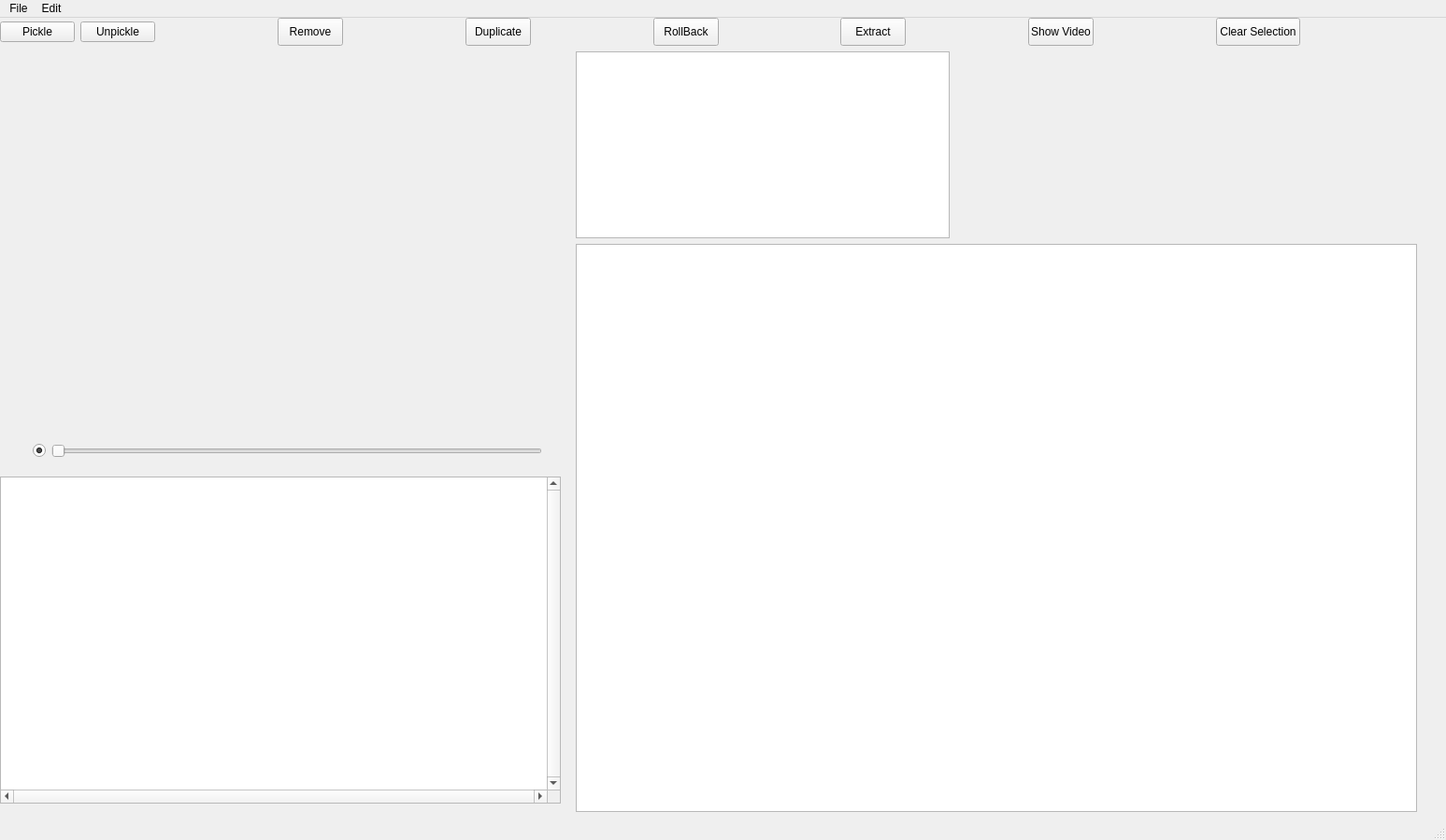
<?xml version="1.0" encoding="UTF-8"?>
<ui version="4.0">
 <author>Thibault Lépine</author>
 <class>MainWindow</class>
 <widget class="QMainWindow" name="MainWindow">
  <property name="windowModality">
   <enum>Qt::NonModal</enum>
  </property>
  <property name="geometry">
   <rect>
    <x>0</x>
    <y>0</y>
    <width>1547</width>
    <height>899</height>
   </rect>
  </property>
  <property name="sizePolicy">
   <sizepolicy hsizetype="Fixed" vsizetype="Minimum">
    <horstretch>0</horstretch>
    <verstretch>0</verstretch>
   </sizepolicy>
  </property>
  <property name="minimumSize">
   <size>
    <width>1547</width>
    <height>899</height>
   </size>
  </property>
  <property name="maximumSize">
   <size>
    <width>1547</width>
    <height>899</height>
   </size>
  </property>
  <property name="windowTitle">
   <string>Thib Imave Smoother V0.2</string>
  </property>
  <property name="autoFillBackground">
   <bool>false</bool>
  </property>
  <property name="animated">
   <bool>false</bool>
  </property>
  <widget class="QWidget" name="MyWindows">
   <property name="enabled">
    <bool>true</bool>
   </property>
   <property name="sizePolicy">
    <sizepolicy hsizetype="Maximum" vsizetype="Maximum">
     <horstretch>0</horstretch>
     <verstretch>0</verstretch>
    </sizepolicy>
   </property>
   <property name="minimumSize">
    <size>
     <width>1547</width>
     <height>858</height>
    </size>
   </property>
   <property name="maximumSize">
    <size>
     <width>1547</width>
     <height>858</height>
    </size>
   </property>
   <property name="baseSize">
    <size>
     <width>1818</width>
     <height>890</height>
    </size>
   </property>
   <widget class="QWidget" name="layoutWidget">
    <property name="geometry">
     <rect>
      <x>0</x>
      <y>0</y>
      <width>1516</width>
      <height>850</height>
     </rect>
    </property>
    <layout class="QVBoxLayout" name="verticalLayout_3">
     <item>
      <layout class="QHBoxLayout" name="toolBar">
       <item>
        <widget class="QPushButton" name="PicklePushButton">
         <property name="text">
          <string>Pickle</string>
         </property>
        </widget>
       </item>
       <item>
        <widget class="QPushButton" name="UnpicklePushButton">
         <property name="text">
          <string>Unpickle</string>
         </property>
        </widget>
       </item>
       <item>
        <spacer name="horizontalSpacer_7">
         <property name="orientation">
          <enum>Qt::Horizontal</enum>
         </property>
         <property name="sizeHint" stdset="0">
          <size>
           <width>40</width>
           <height>20</height>
          </size>
         </property>
        </spacer>
       </item>
       <item>
        <widget class="QPushButton" name="RemovePushButton">
         <property name="sizePolicy">
          <sizepolicy hsizetype="Fixed" vsizetype="Fixed">
           <horstretch>0</horstretch>
           <verstretch>0</verstretch>
          </sizepolicy>
         </property>
         <property name="minimumSize">
          <size>
           <width>70</width>
           <height>30</height>
          </size>
         </property>
         <property name="maximumSize">
          <size>
           <width>70</width>
           <height>30</height>
          </size>
         </property>
         <property name="text">
          <string>Remove</string>
         </property>
        </widget>
       </item>
       <item>
        <spacer name="horizontalSpacer_6">
         <property name="orientation">
          <enum>Qt::Horizontal</enum>
         </property>
         <property name="sizeHint" stdset="0">
          <size>
           <width>40</width>
           <height>20</height>
          </size>
         </property>
        </spacer>
       </item>
       <item>
        <widget class="QPushButton" name="DuplicatePushButton">
         <property name="sizePolicy">
          <sizepolicy hsizetype="Fixed" vsizetype="Fixed">
           <horstretch>0</horstretch>
           <verstretch>0</verstretch>
          </sizepolicy>
         </property>
         <property name="minimumSize">
          <size>
           <width>70</width>
           <height>30</height>
          </size>
         </property>
         <property name="maximumSize">
          <size>
           <width>70</width>
           <height>30</height>
          </size>
         </property>
         <property name="text">
          <string>Duplicate</string>
         </property>
        </widget>
       </item>
       <item>
        <spacer name="horizontalSpacer_5">
         <property name="orientation">
          <enum>Qt::Horizontal</enum>
         </property>
         <property name="sizeHint" stdset="0">
          <size>
           <width>40</width>
           <height>20</height>
          </size>
         </property>
        </spacer>
       </item>
       <item>
        <widget class="QPushButton" name="RollbackPushButton">
         <property name="sizePolicy">
          <sizepolicy hsizetype="Fixed" vsizetype="Fixed">
           <horstretch>0</horstretch>
           <verstretch>0</verstretch>
          </sizepolicy>
         </property>
         <property name="minimumSize">
          <size>
           <width>70</width>
           <height>30</height>
          </size>
         </property>
         <property name="maximumSize">
          <size>
           <width>70</width>
           <height>30</height>
          </size>
         </property>
         <property name="text">
          <string>RollBack</string>
         </property>
        </widget>
       </item>
       <item>
        <spacer name="horizontalSpacer_4">
         <property name="orientation">
          <enum>Qt::Horizontal</enum>
         </property>
         <property name="sizeHint" stdset="0">
          <size>
           <width>40</width>
           <height>20</height>
          </size>
         </property>
        </spacer>
       </item>
       <item>
        <widget class="QPushButton" name="ExtractPushButton">
         <property name="sizePolicy">
          <sizepolicy hsizetype="Fixed" vsizetype="Fixed">
           <horstretch>0</horstretch>
           <verstretch>0</verstretch>
          </sizepolicy>
         </property>
         <property name="minimumSize">
          <size>
           <width>70</width>
           <height>30</height>
          </size>
         </property>
         <property name="maximumSize">
          <size>
           <width>70</width>
           <height>30</height>
          </size>
         </property>
         <property name="text">
          <string>Extract</string>
         </property>
        </widget>
       </item>
       <item>
        <spacer name="horizontalSpacer_3">
         <property name="orientation">
          <enum>Qt::Horizontal</enum>
         </property>
         <property name="sizeHint" stdset="0">
          <size>
           <width>40</width>
           <height>20</height>
          </size>
         </property>
        </spacer>
       </item>
       <item>
        <widget class="QPushButton" name="showvideoButton">
         <property name="minimumSize">
          <size>
           <width>70</width>
           <height>30</height>
          </size>
         </property>
         <property name="maximumSize">
          <size>
           <width>70</width>
           <height>30</height>
          </size>
         </property>
         <property name="text">
          <string>Show Video</string>
         </property>
        </widget>
       </item>
       <item>
        <spacer name="horizontalSpacer_2">
         <property name="orientation">
          <enum>Qt::Horizontal</enum>
         </property>
         <property name="sizeHint" stdset="0">
          <size>
           <width>40</width>
           <height>20</height>
          </size>
         </property>
        </spacer>
       </item>
       <item>
        <widget class="QPushButton" name="ClearSelectionPushButton">
         <property name="sizePolicy">
          <sizepolicy hsizetype="Fixed" vsizetype="Fixed">
           <horstretch>0</horstretch>
           <verstretch>0</verstretch>
          </sizepolicy>
         </property>
         <property name="minimumSize">
          <size>
           <width>90</width>
           <height>30</height>
          </size>
         </property>
         <property name="maximumSize">
          <size>
           <width>90</width>
           <height>30</height>
          </size>
         </property>
         <property name="text">
          <string>Clear Selection</string>
         </property>
        </widget>
       </item>
       <item>
        <spacer name="horizontalSpacer_8">
         <property name="orientation">
          <enum>Qt::Horizontal</enum>
         </property>
         <property name="sizeHint" stdset="0">
          <size>
           <width>40</width>
           <height>20</height>
          </size>
         </property>
        </spacer>
       </item>
      </layout>
     </item>
     <item>
      <layout class="QHBoxLayout" name="horizontalLayout">
       <item>
        <layout class="QVBoxLayout" name="verticalLayout">
         <property name="sizeConstraint">
          <enum>QLayout::SetMinimumSize</enum>
         </property>
         <item>
          <layout class="QVBoxLayout" name="imageGraphSlider">
           <property name="sizeConstraint">
            <enum>QLayout::SetMinimumSize</enum>
           </property>
           <item>
            <widget class="QWidget" name="matplotlibwidget" native="true">
             <property name="enabled">
              <bool>true</bool>
             </property>
             <property name="sizePolicy">
              <sizepolicy hsizetype="Fixed" vsizetype="Fixed">
               <horstretch>0</horstretch>
               <verstretch>0</verstretch>
              </sizepolicy>
             </property>
             <property name="minimumSize">
              <size>
               <width>600</width>
               <height>400</height>
              </size>
             </property>
             <property name="maximumSize">
              <size>
               <width>600</width>
               <height>400</height>
              </size>
             </property>
             <property name="baseSize">
              <size>
               <width>600</width>
               <height>400</height>
              </size>
             </property>
            </widget>
           </item>
           <item>
            <layout class="QHBoxLayout" name="sliderlayout">
             <property name="sizeConstraint">
              <enum>QLayout::SetMinimumSize</enum>
             </property>
             <item>
              <spacer name="horizontalSpacer_9">
               <property name="orientation">
                <enum>Qt::Horizontal</enum>
               </property>
               <property name="sizeHint" stdset="0">
                <size>
                 <width>20</width>
                 <height>20</height>
                </size>
               </property>
              </spacer>
             </item>
             <item>
              <widget class="QRadioButton" name="ShowImageRadioButton">
               <property name="minimumSize">
                <size>
                 <width>10</width>
                 <height>20</height>
                </size>
               </property>
               <property name="maximumSize">
                <size>
                 <width>20</width>
                 <height>20</height>
                </size>
               </property>
               <property name="text">
                <string/>
               </property>
               <property name="checked">
                <bool>true</bool>
               </property>
              </widget>
             </item>
             <item>
              <widget class="QSlider" name="picture_slider">
               <property name="sizePolicy">
                <sizepolicy hsizetype="Fixed" vsizetype="Fixed">
                 <horstretch>0</horstretch>
                 <verstretch>0</verstretch>
                </sizepolicy>
               </property>
               <property name="minimumSize">
                <size>
                 <width>525</width>
                 <height>25</height>
                </size>
               </property>
               <property name="toolTip">
                <string>&lt;html&gt;&lt;head/&gt;&lt;body&gt;&lt;p&gt;move cursor to select the image in sequence that you want to work with&lt;/p&gt;&lt;/body&gt;&lt;/html&gt;</string>
               </property>
               <property name="orientation">
                <enum>Qt::Horizontal</enum>
               </property>
              </widget>
             </item>
             <item>
              <spacer name="horizontalSpacer">
               <property name="orientation">
                <enum>Qt::Horizontal</enum>
               </property>
               <property name="sizeType">
                <enum>QSizePolicy::Fixed</enum>
               </property>
               <property name="sizeHint" stdset="0">
                <size>
                 <width>30</width>
                 <height>20</height>
                </size>
               </property>
              </spacer>
             </item>
            </layout>
           </item>
          </layout>
         </item>
         <item>
          <widget class="QTreeView" name="treeView">
           <property name="minimumSize">
            <size>
             <width>600</width>
             <height>350</height>
            </size>
           </property>
           <property name="maximumSize">
            <size>
             <width>600</width>
             <height>350</height>
            </size>
           </property>
           <property name="baseSize">
            <size>
             <width>600</width>
             <height>400</height>
            </size>
           </property>
           <property name="verticalScrollBarPolicy">
            <enum>Qt::ScrollBarAlwaysOn</enum>
           </property>
           <property name="horizontalScrollBarPolicy">
            <enum>Qt::ScrollBarAlwaysOn</enum>
           </property>
           <property name="sizeAdjustPolicy">
            <enum>QAbstractScrollArea::AdjustToContents</enum>
           </property>
           <property name="rootIsDecorated">
            <bool>true</bool>
           </property>
           <property name="sortingEnabled">
            <bool>false</bool>
           </property>
          </widget>
         </item>
        </layout>
       </item>
       <item>
        <layout class="QVBoxLayout" name="verticalLayout_2">
         <item>
          <widget class="QListView" name="listView">
           <property name="minimumSize">
            <size>
             <width>400</width>
             <height>200</height>
            </size>
           </property>
           <property name="maximumSize">
            <size>
             <width>400</width>
             <height>200</height>
            </size>
           </property>
           <property name="font">
            <font>
             <pointsize>14</pointsize>
             <weight>75</weight>
             <bold>true</bold>
            </font>
           </property>
          </widget>
         </item>
         <item>
          <widget class="QTableView" name="tableView">
           <property name="enabled">
            <bool>true</bool>
           </property>
           <property name="sizePolicy">
            <sizepolicy hsizetype="Maximum" vsizetype="Maximum">
             <horstretch>1</horstretch>
             <verstretch>1</verstretch>
            </sizepolicy>
           </property>
           <property name="minimumSize">
            <size>
             <width>900</width>
             <height>600</height>
            </size>
           </property>
           <property name="maximumSize">
            <size>
             <width>900</width>
             <height>1000</height>
            </size>
           </property>
           <property name="font">
            <font>
             <pointsize>10</pointsize>
            </font>
           </property>
           <property name="sizeAdjustPolicy">
            <enum>QAbstractScrollArea::AdjustToContents</enum>
           </property>
           <property name="alternatingRowColors">
            <bool>true</bool>
           </property>
           <property name="selectionMode">
            <enum>QAbstractItemView::MultiSelection</enum>
           </property>
           <property name="selectionBehavior">
            <enum>QAbstractItemView::SelectRows</enum>
           </property>
           <property name="gridStyle">
            <enum>Qt::NoPen</enum>
           </property>
           <property name="sortingEnabled">
            <bool>false</bool>
           </property>
           <attribute name="horizontalHeaderCascadingSectionResizes">
            <bool>true</bool>
           </attribute>
           <attribute name="horizontalHeaderShowSortIndicator" stdset="0">
            <bool>false</bool>
           </attribute>
           <attribute name="horizontalHeaderStretchLastSection">
            <bool>true</bool>
           </attribute>
           <attribute name="verticalHeaderVisible">
            <bool>true</bool>
           </attribute>
           <attribute name="verticalHeaderCascadingSectionResizes">
            <bool>true</bool>
           </attribute>
           <attribute name="verticalHeaderHighlightSections">
            <bool>true</bool>
           </attribute>
           <attribute name="verticalHeaderShowSortIndicator" stdset="0">
            <bool>false</bool>
           </attribute>
           <attribute name="verticalHeaderStretchLastSection">
            <bool>true</bool>
           </attribute>
          </widget>
         </item>
        </layout>
       </item>
      </layout>
     </item>
    </layout>
   </widget>
  </widget>
  <widget class="QMenuBar" name="menubar">
   <property name="geometry">
    <rect>
     <x>0</x>
     <y>0</y>
     <width>1547</width>
     <height>21</height>
    </rect>
   </property>
   <widget class="QMenu" name="menuFile">
    <property name="title">
     <string>File</string>
    </property>
    <addaction name="actionset_extension"/>
    <addaction name="separator"/>
    <addaction name="actionExit"/>
   </widget>
   <widget class="QMenu" name="menuEdit">
    <property name="title">
     <string>Edit</string>
    </property>
    <widget class="QMenu" name="menuPreferences">
     <property name="title">
      <string>Preferences...</string>
     </property>
     <widget class="QMenu" name="menuToggle_Duplicate_Mode">
      <property name="title">
       <string>Toggle Duplicate Mode</string>
      </property>
      <addaction name="actionsimple_copy"/>
      <addaction name="actioninterpolate"/>
      <addaction name="actionlucas_kanade"/>
      <addaction name="actiongunner_farnerback"/>
     </widget>
     <addaction name="menuToggle_Duplicate_Mode"/>
    </widget>
    <addaction name="menuPreferences"/>
   </widget>
   <addaction name="menuFile"/>
   <addaction name="menuEdit"/>
  </widget>
  <widget class="QStatusBar" name="statusbar"/>
  <action name="actionset_directory">
   <property name="text">
    <string>set directory</string>
   </property>
  </action>
  <action name="actionset_extension">
   <property name="text">
    <string>set extension</string>
   </property>
  </action>
  <action name="actionExit">
   <property name="text">
    <string>Exit</string>
   </property>
  </action>
  <action name="actionclear">
   <property name="text">
    <string>clear</string>
   </property>
  </action>
  <action name="actionsimple_copy">
   <property name="checkable">
    <bool>true</bool>
   </property>
   <property name="text">
    <string>simple copy</string>
   </property>
  </action>
  <action name="actioninterpolate">
   <property name="checkable">
    <bool>true</bool>
   </property>
   <property name="text">
    <string>interpolate</string>
   </property>
  </action>
  <action name="actionlucas_kanade">
   <property name="checkable">
    <bool>true</bool>
   </property>
   <property name="checked">
    <bool>true</bool>
   </property>
   <property name="text">
    <string>lucas-kanade</string>
   </property>
   <property name="menuRole">
    <enum>QAction::TextHeuristicRole</enum>
   </property>
  </action>
  <action name="actiongunner_farnerback">
   <property name="checkable">
    <bool>true</bool>
   </property>
   <property name="text">
    <string>gunner-farnerback</string>
   </property>
  </action>
 </widget>
 <resources/>
 <connections/>
</ui>
